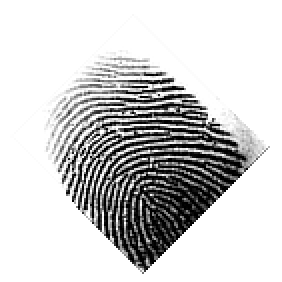
#> input picture Ex-1/One/1.BMP, 141 x 141 px, given in place of 1.jpg, which was not available (shown 2 times larger)
$ python Ex4.py
#> lines starting #> are read from the running program, lines starting #| are printed output that depends on the picture; after the words box and inside, x2 and y2 are one past the last pixel; in counts of white or black regions, pixels touching at a corner belong together; pictures that were not available may be replaced by others from this repository, and a replacement may not be noted
#> further down, img is the input picture: shape (141, 141); min 0, max 255, mean 205.3
# import necessary library
import glob
import cv2
import random
import matplotlib.pyplot as plt
import numpy as np
import skimage
from skimage.filters import median
from skimage.filters import gaussian
import image
from scipy.ndimage.filters import uniform_filter
from scipy.ndimage.measurements import variance
from skimage.feature import canny
from scipy.ndimage import distance_transform_edt


# add noise salt and pepper
def salt_pepper(img):
    # Getting the dimensions of the image
    row, col = img.shape
#> row = 141; col = 141
    # Randomly pick some pixels in the
    # Pick a random number between 300 and 10000
    number_of_pixels = random.randint(300, 10000)
    for i in range(number_of_pixels):
        # Pick a random y coordinate
        y_coord = random.randint(0, row - 1)
        # Pick a random x coordinate
        x_coord = random.randint(0, col - 1)
        # Color that pixel to white (salt)
        img[y_coord][x_coord] = 255
#> img: shape (141, 141); 9.8% of pixels changed, all inside (x1, y1, x2, y2) = (5, 8, 133, 135)

    # Randomly pick some pixels in
    # Pick a random number between 300 and 10000
    number_of_pixels = random.randint(300, 10000)
    for i in range(number_of_pixels):
        # Pick a random y coordinate
        y_coord = random.randint(0, row - 1)
        # Pick a random x coordinate
        x_coord = random.randint(0, col - 1)
        # Color that pixel to black (pepper)
        img[y_coord][x_coord] = 0
#> img: shape (141, 141); min 0, max 255, mean 183.8
    return img
# Reading the color image in grayscale image
img = cv2.imread('.//EX4-DataSet//Original/1.jpg', cv2.IMREAD_GRAYSCALE)
# Storing the image
cv2.imwrite('.//EX4-DataSet//Noised//salt-pepper.jpg', salt_pepper(img))

# ------------>  second way to creat noise s-p image

#Reading the color image in grayscale image
img1 = cv2.imread('.//EX4-DataSet//Original/1.jpg', cv2.IMREAD_GRAYSCALE)
# use skimage with mode s and p for add noise
img_noise_sp = skimage.util.random_noise(img1, mode='s&p', amount=0.3)       # -->default 0.5
# use skimage for creat filter median with win 3*3
median_filter = skimage.filters.median(img_noise_sp, skimage.morphology.disk(3))
plt.subplot(131)
# show image original
plt.imshow(img1, cmap='gray')
plt.title("without noise")
plt.subplot(132)
# show image with noise s & p
plt.imshow(img_noise_sp, cmap='gray')
plt.title("with noise s&p")
# show Improved image with filter median
plt.subplot(133)
plt.imshow(median_filter, cmap='gray')
plt.title("Improved filter median")
plt.show()
cv2.imwrite('.//EX4-DataSet//Noise_eliminated//remove_salt-pepper.jpg', median_filter)


# add noise addGaussianNoise
def addGaussianNoise(src):
    # get shape (x , y)
    row, col, ch = src.shape
    # define parameter
    mean = 0
    sigma = 15
    # distribution normal with mean -> 0, sigma -> 15
    gauss = np.random.normal(mean, sigma, (row, col, ch))
    # reshape to shape image
    gauss = gauss.reshape(row, col, ch)
    # concatenation
    noisy = src + gauss
    return noisy
# Reading the color image in grayscale image
src = cv2.imread('.//EX4-DataSet//Original/2.jpg', None)
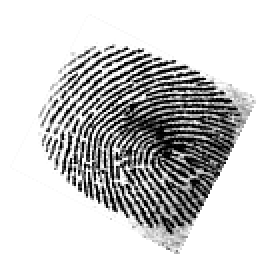
#> input picture Ex-1/One/2.BMP, 135 x 132 px, given in place of 2.jpg, which was not available (shown 2 times larger)
#> src is the input picture: shape (132, 135, 3); min 0, max 255, mean 202.3
# Storing the image
cv2.imwrite('.//EX4-DataSet//Noised//addGaussianNoise.jpg', addGaussianNoise(src))

# second way to creat noise guassian image
# Reading the color image in grayscale image
img2 = cv2.imread('.//EX4-DataSet/Original/2.jpg', 0)
#> img2: shape (132, 135); min 0, max 255, mean 202.3
# use skimage with mode guassian and varyance 0.04(default) & mean 0 for add noise guassian
img_noise_gaussian = skimage.util.random_noise(img2, 'gaussian', mean=0, var=0.03)
# Use skimage for creat filter gaussian
gaussian_filter = skimage.filters.gaussian(img_noise_gaussian, sigma=3)
plt.subplot(131)
# show image original
plt.imshow(img2, cmap='gray')
plt.title("Image without noise")
plt.subplot(132)
# show image with noise guassian
plt.imshow(img_noise_gaussian, cmap='gray')
plt.title("noise gaussian")
plt.subplot(133)
plt.imshow(gaussian_filter, cmap='gray')
plt.title("Improved with filter gaussian")
plt.show()
cv2.imwrite('.//EX4-DataSet//Noise_eliminated//remove_gaussian.jpg', gaussian_filter)

# add noise periodic_noise
# Read image anc normalized it between 0.0 and 1.0 as float type
img3 = cv2.normalize(cv2.imread('.//EX4-DataSet/Original/3.jpg', cv2.IMREAD_GRAYSCALE).astype("float"), None, 0.0, 1.0, cv2.NORM_MINMAX)
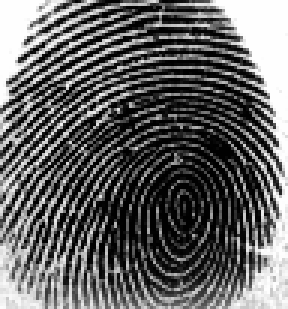
#> input picture Ex-1/One/3.BMP, 96 x 103 px, given in place of 3.jpg, which was not available (shown 3 times larger)
#> img3: shape (103, 96) float64; min 0, max 1, mean 0.392
# Create periodic noise
# row and column image
[m, n] = img3.shape
#> m = 103; n = 96
# to create a rectangular grid out of an array of n values and an array of m values.
[a, b] = np.meshgrid(np.arange(0, n), np.arange(0, m))
p = np.sin(a / 2 + b / 2) + 1
# Adding made noise to the image
img_noise_periodic = cv2.normalize((img3 + p) / 2, None, 0, 255, cv2.NORM_MINMAX)
plt.subplot(121)
# show image original
plt.imshow(img3, cmap='gray')
plt.title("Image without noise")
plt.subplot(122)
# show image with noise periodic
plt.imshow(img_noise_periodic, cmap='gray')
plt.title("Image with noise periodic")
plt.show()
# Storing the image
cv2.imwrite('.//EX4-DataSet//Noised//periodic_noise.jpg', img_noise_periodic)
# remove noise for noise_periodic
plt.figure(1)
# Fourier transform image
imgF1 = np.fft.fftshift(np.fft.fft2(img3))
imgFd1 = np.abs(imgF1)
imgFdL1 = np.log(imgFd1)
plt.imshow(imgFdL1, cmap="gray")
plt.show()
Max1 = np.max(np.max(imgFdL1))
#> Max1 = 8.26
# Apply Fourier transform to noisy image
imgnF2 = np.fft.fftshift(np.fft.fft2(img_noise_periodic))
imgnFD2 = np.abs(imgnF2)
imgnFDL2 = np.log(imgnFD2)
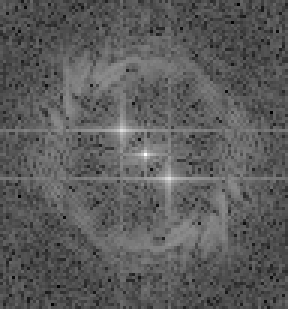
#> imgnFDL2: shape (103, 96) float64 (shown 3 times larger); min 3.33, max 13.97, mean 7.16; drawn with min black and max white
Max2 = np.max(np.max(imgnFDL2))
#> Max2 = 13.97
imgSF2 = imgnFDL2 / Max2
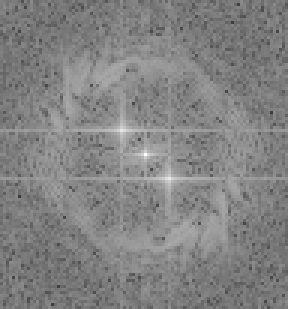
#> imgSF2: shape (103, 96) float64 (shown 3 times larger); min 0.238, max 1, mean 0.513
# Remove noise in fourier series with notch filter
imgnF2[146:152, :] = 0
imgnF2[206:212, :] = 0
imgnF2[:, 364:370] = 0
imgnF2[:, 268:272] = 0
NoisyImgFd = np.abs(imgnF2)
Max = np.max(np.max(imgnF2))
IMGNotchLog = np.log(1 + NoisyImgFd)
MaxNotch = np.max(np.max(IMGNotchLog))
#> MaxNotch = 13.97
plt.subplot(141)
# show image original
plt.imshow(img3, cmap='gray')
plt.title("without noise")
plt.subplot(142)
# show image with noise periodic
plt.imshow(img_noise_periodic, cmap='gray')
plt.title("noise periodic")
plt.subplot(143)
plt.imshow(IMGNotchLog / MaxNotch, cmap='gray', vmin=0, vmax=1)
plt.title("Notch mask")
# inverse fft
notchImgInv = np.abs(np.fft.ifft2(imgnF2))
plt.subplot(144)
plt.imshow(notchImgInv / np.max(np.max(notchImgInv)), cmap='gray', vmin=0, vmax=1)
n =notchImgInv / np.max(np.max(notchImgInv))
n = n*255
plt.title("Reducing noise")
plt.subplots_adjust(left=0.1, bottom=0.1, right=0.9, top=0.9, wspace=0.6, hspace=0.6)
plt.show()
# save image improve
cv2.imwrite('.//EX4-DataSet//Noise_eliminated//remove_periodic_noise.jpg', notchImgInv)

# add noise speckle
img4 = cv2.imread('.//EX4-DataSet/Original/4.jpg', 0)
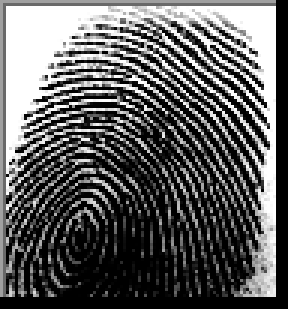
#> input picture Ex-1/TwentyFingerprints/4.BMP, 96 x 103 px, given in place of 4.jpg, which was not available (shown 3 times larger)
#> img4 is the input picture: shape (103, 96); min 0, max 255, mean 94.8
# use skimage with mode speckle and varyance 0.7 & mean 0
img_noise_speckle = skimage.util.random_noise(img4, 'speckle', mean=0, var=0.07)
plt.subplot(121)
# show image original
plt.imshow(img4, cmap='gray')
plt.title("Image without noise")
plt.subplot(122)
# show image with noise speckle image
plt.imshow(img_noise_speckle, cmap='gray')
plt.title("Image with noise speckle")
plt.show()
# convert to [0,255] for save
i = img_noise_speckle*255
cv2.imwrite('.//EX4-DataSet/Noised/noise_speckle.jpg', i)
# Use skimage for creat filter gaussian
gaussian_filter1 = skimage.filters.gaussian(img_noise_speckle, sigma= 1)
plt.subplot(131)
# show image original
plt.imshow(img4, cmap='gray')
plt.title("Image without noise")
plt.subplot(132)
# show image with noise guassian
plt.imshow(img_noise_speckle, cmap='gray')
plt.title("noise speckle")
plt.subplot(133)
plt.imshow(gaussian_filter1, cmap='gray')
plt.title("Improved with filter gaussian")
plt.show()
# convert to [0,255] for save
im = gaussian_filter1*255
#save
cv2.imwrite('.//EX4-DataSet/Noise_eliminated/remove_speckle.jpg', im)
# second way for delete noise speckle
def lee_filter(img, size):
#> called with size = 10
    img_mean = uniform_filter(img, (size, size))
    img_sqr_mean = uniform_filter(img**2, (size, size))
    img_variance = img_sqr_mean - img_mean**2
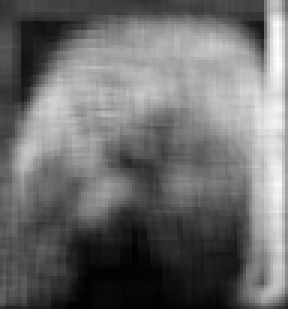
#> img_variance: shape (103, 96) float64 (shown 3 times larger); min 3.1e-05, max 0.219, mean 0.093; drawn with min black and max white
    overall_variance = variance(img)
#> overall_variance = 0.147
    img_weights = img_variance / (img_variance + overall_variance)
    img_output = img_mean + img_weights * (img - img_mean)
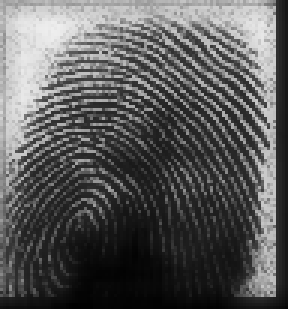
#> img_output: shape (103, 96) float64 (shown 3 times larger); min 0.000815, max 0.935, mean 0.355
    return img_output
# show improved image with lee
im = lee_filter(img_noise_speckle, 10)
# convert to [0,255] for save
im = im*255
#save
cv2.imwrite('.//EX4-DataSet/Noise_eliminated/remove_speckle.jpg', im)
# show
plt.imshow(lee_filter(img_noise_speckle, 12), cmap='gray')
plt.title("Reducing noise speckle")
plt.show()

#---------------->>>>>>>>>> second part (b)

# [82 lines left out: functions MSE, MAE, WCAE, SSIM, not called in this run]
#
# SSIM( './/EX4-DataSet//Original//1.jpg', './/EX4-DataSet//Noise_eliminated//remove_salt-pepper.jpg')   #---------->
# SSIM( './/EX4-DataSet//Original//2.jpg', './/EX4-DataSet//Noise_eliminated//remove_gaussian.jpg')  #---------->
# SSIM('.//EX4-DataSet//Original//3.jpg', './/EX4-DataSet//Noise_eliminated//remove_periodic_noise.jpg')  #---------->
# SSIM('.//EX4-DataSet//Original//4.jpg', './/EX4-DataSet//Noise_eliminated//remove_speckle.jpg')  #---------->
#
#
#
def FOM(path1, path2):
    # Read Original image --> this image doesn't have noise
#> called with path1 = './/EX4-DataSet//Original//1.jpg'
    im1 = cv2.normalize(cv2.imread(path1, cv2.IMREAD_GRAYSCALE).astype("float"), None, 0.0, 1.0, cv2.NORM_MINMAX)
    # Find Shape of image 1 (Noiseless image)
    [m, n] = im1.shape
#> m = 141; n = 141
    # Read Noisy Image
    im2 = cv2.normalize(cv2.imread(path2, cv2.IMREAD_GRAYSCALE).astype("float"), None, 0.0, 1.0, cv2.NORM_MINMAX)
    # Resize image 2 to size image 1
    im2 = cv2.resize(im2, [m, n])
    epsilon = np.finfo(np.float32).eps
    # Edge detector on images
    RefIm = canny(im1, 0.1, 20, 50)
    TestIm = canny(im2, 0.1, 20, 50)
    # Number of edge pixels in the test image
    C = np.sum(TestIm[:])
#> C = 0
    # Number of edge pixels in the originl image
    B = np.sum(RefIm[:])
#> B = 0
    Landa = 1.0 / 9
    # Compute the distance transform for the gold standard image.
    dist = distance_transform_edt(np.invert(RefIm))
    fom = 1.0 / (epsilon + np.maximum(
        np.count_nonzero(RefIm),
        np.count_nonzero(TestIm)))
#> fom = 8388608
    N, M = im1.shape
#> N = 141; M = 141
    for i in range(N):
        for j in range(M):
            if RefIm[i, j]:
                fom += 1.0 / (1.0 + dist[i, j] * dist[i, j] * Landa)
#> after the loop, fom = 8388608
    fom /= (epsilon + np.maximum(
        np.count_nonzero(RefIm),
        np.count_nonzero(TestIm)))
#> fom = 7.04e+13
    print(fom)
#| 70368744177664.0
    return fom


FOM( './/EX4-DataSet//Original//1.jpg', './/EX4-DataSet//Noise_eliminated//remove_salt-pepper.jpg')   #---------->0
FOM( './/EX4-DataSet//Original//2.jpg', './/EX4-DataSet//Noise_eliminated//remove_gaussian.jpg')  #---------->0
#| 70368744177664.0
FOM('.//EX4-DataSet//Original//3.jpg', './/EX4-DataSet//Noise_eliminated//remove_periodic_noise.jpg')  #---------->43272
#| 70368744177664.0
FOM('.//EX4-DataSet//Original//4.jpg', './/EX4-DataSet//Noise_eliminated//remove_speckle.jpg')  #---------->
#> (the run stopped early here; a loop or call above may not have finished)
